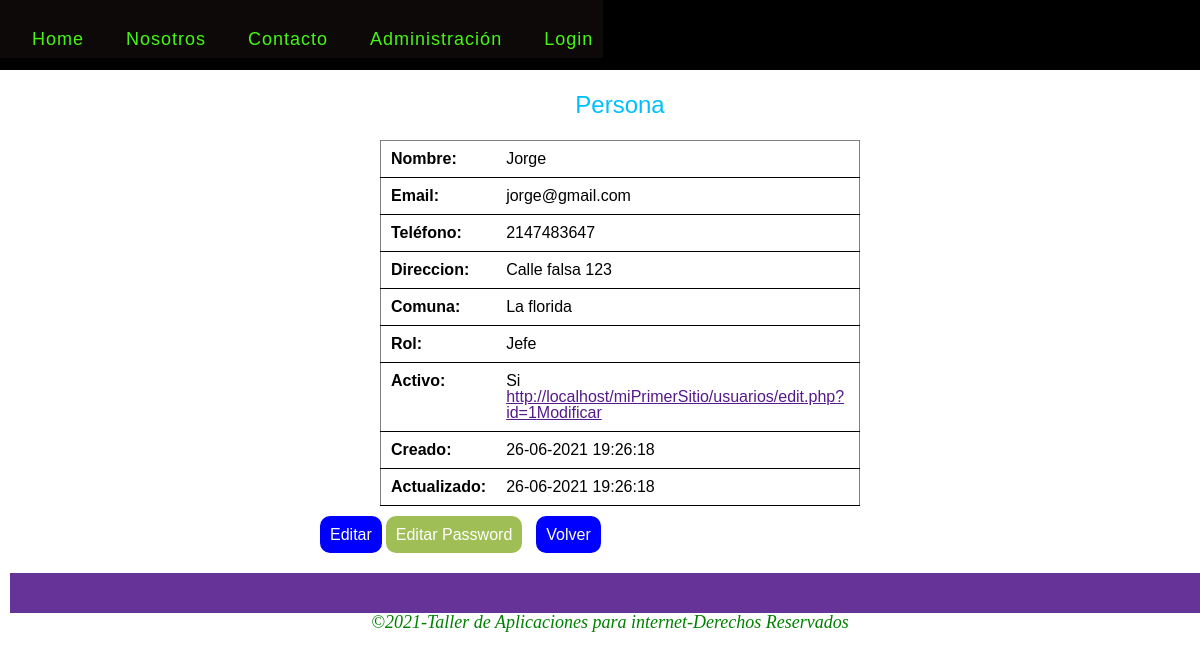
Page /personas/show.php?id=1 on the committed database.
### tables this page shows
CREATE TABLE `personas` (
  `id` int(11) NOT NULL,
  `nombre` varchar(255) NOT NULL,
  `rut` varchar(15) NOT NULL,
  `email` varchar(255) NOT NULL,
  `direccion` varchar(255) NOT NULL,
  `fecha_nac` date NOT NULL,
  `telefono` int(11) NOT NULL,
  `rol_id` int(11) NOT NULL,
  `comuna_id` int(11) NOT NULL,
  `created_at` datetime DEFAULT NULL,
  `updated_at` datetime DEFAULT NULL
);

CREATE TABLE `comunas` (
  `id` int(11) NOT NULL,
  `nombre` varchar(255) NOT NULL,
  `region_id` int(11) NOT NULL,
  `created_at` datetime DEFAULT NULL,
  `updated_at` datetime DEFAULT NULL
);

CREATE TABLE `roles` (
  `id` int(11) NOT NULL,
  `nombre` varchar(255) NOT NULL,
  `created_at` datetime DEFAULT NULL,
  `updated_at` datetime DEFAULT NULL
);

CREATE TABLE `usuarios` (
  `id` int(11) NOT NULL,
  `clave` varchar(225) NOT NULL,
  `activo` int(11) NOT NULL,
  `persona_id` int(11) NOT NULL,
  `created_at` datetime DEFAULT NULL,
  `updated_at` datetime DEFAULT NULL
);

### class/usuarioModel.php (called while the page is built, shortened)
<?php
require_once('modelo.php');
class UsuarioModel extends Modelo
{
    public function getUsuarioPersona($persona)
    {
        $persona = (int) $persona;
        $usuario = $this->_db->prepare("SELECT id,activo FROM usuarios WHERE persona_id = ?");
        $usuario->bindParam(1, $persona);
        $usuario->execute();
        return $usuario->fetch();
    }
}

### class/modelo.php (called while the page is built, shortened)
<?php
class Modelo
{
    public function __construct()
    {
        $this->_db = new Conexion;
    }
}

### class/personaModel.php (called while the page is built, shortened)
<?php
    require_once('modelo.php');
    class PersonaModel extends Modelo
    {
        public function getPersonaId($id)
        {
            $id = (int) $id;
            $persona = $this->_db->prepare("SELECT p.id, p.nombre, p.rut, p.email,p.direccion, p.fecha_nac, p.telefono, p.rol_id, p.comuna_id, p.created_at, p.updated_at, r.nombre as rol,c.nombre as comuna FROM personas p
            INNER JOIN roles r ON p.rol_id = r.id
            INNER JOIN comunas c ON p.comuna_id = c.id WHERE p.id = ?");
            $persona->bindParam(1,$id);
            $persona->execute();
            return $persona->fetch();
        }
    }

### personas/show.php (the view, shortened to what this page needs)
<?php
    require('../class/personaModel.php');
    require('../class/usuarioModel.php');
    if(isset($_GET['id'])){
        $id = (int) $_GET['id'];
        $personas = new PersonaModel;
        $usuarios = new UsuarioModel;
        $persona = $personas->getPersonaId($id);
        $usuario = $usuarios->getUsuarioPersona($id);
    }
?>
<!DOCTYPE html>
<html lang="es">
<head>
    <link rel="stylesheet" href="../css/reset.css">
    <link rel="stylesheet" href="../css/estilos.css">
</head>
<body>
    <header>
        <?php  include('../partials/menu.php'); ?>
    </header>
    <section>
        <div class= "formulario">
            <h1>Persona</h1>
            <?php if($persona): ?>
                <table class="table">
                    <tr>
                        <th>Nombre:</th>
                        <td><?php echo $persona['nombre'];?></td>
                    </tr>
                    <tr>
                        <th>Email:</th>
                        <td><?php echo $persona['email'];?></td>
                    </tr>
                    <tr>
                        <th>Teléfono:</th>
                        <td><?php echo $persona['telefono'];?></td>
                    </tr>
                    <tr>
                        <th>Direccion:</th>
                        <td><?php echo $persona['direccion'];?></td>
                    </tr>
                    <tr>
                        <th>Comuna:</th>
                        <td><?php echo $persona['comuna'];?></td>
                    </tr>
                    <tr>
                        <th>Rol:</th>
                        <td><?php echo $persona['rol'];?></td>
                    </tr>
                    <th>Activo:</th>
                    <td>
                    <?php if(!empty($usuario)):?>
                        <?php if($usuario ['activo'] == 1):  ?>
                            Si
                    <?php else:?>
                    No
                    <?php endif;?>
                    <a href=""><?php echo USUARIOS.'edit.php?id=' . $usuario['id']; ?>Modificar</a>
                    <?php else:?>
                    <span class ="text-danger">Cuenta no creada</span>
                    <?php endif;?>
                    </td>
                    <tr>
                        <th>Creado:</th>
                    <td>
                        <?php
                            $created = new DateTime($persona['created_at']);
                            echo $created->format('d-m-Y H:i:s');
                        ?>
                    </td>
                    <tr>
                        <th>Actualizado:</th>
                        <td>
                            <?php
                                $created = new DateTime($persona['updated_at']);
                                echo $created->format('d-m-Y H:i:s');
                            ?>
                        </td>
                    </tr>
                </table>
                <p class ="enlace">
                    <a href="edit.php?id=<?php echo $id; ?>" class = "btn btn-primary">Editar</a>
                    <?php if(empty($usuario)):?>
                        <a href="../usuarios/add.php?id_persona=<?php echo $id;?>" class ="btn btn-success">Crear Cuenta</a>
                    <?php else:?>
                        <a href="../usuarios/editPassword.php?id=<?php echo $usuario['id'];?>"
                         class ="btn btn-success">Editar Password</a>
                    <?php endif; ?>
                    <a href="index.php" class="btn btn-link">Volver</a>
                 </p>
            <?php else: ?>
                <p class ="text-info">El dato no existe</p>
            <?php endif;?>
        </div>
    </section>
    <footer>
        <?php  include('../partials/footer.php'); ?>
    </footer>
</body>
</html>

### css/estilos.css (style rules this page uses)
footer { width: 100%; float:left; height: 40px; background-color:rebeccapurple; margin: 10px; }
h1,h2,h3,h4,h5,h6 { color: deepskyblue; font-family: Arial, Helvetica, sans-serif; padding: 23px; }
section { float: left; width: 100%; margin-left: 20px; margin-right: 20px; margin-bottom: 20px; }
section h1 { text-align: center; font-size: 24px; }
table { width: 80%; margin: auto; }
.btn { width: 120px; height: 40px; border:0px; text-align: center; border-radius: 10px; margin-top: 10px; text-decoration: none; }
.btn-link { margin-left: 10px; margin-right: 10px; padding: 10px; }
.btn-success { background-color: #9FBF56; color: white; }
.btn-primary,.btn-link { background-color: blue; color: white; }
.btn-link,.btn-primary,.btn-warning { font-family:Georgia, 'Times New Roman', Times, serif; }
.enlace { float: left; margin-top: 20px; }
.enlace a { width: auto; text-decoration: none; padding: 10px; font-family: Arial, Helvetica, sans-serif; vertical-align: middle; margin-bottom: 100%; }
.formulario { float:left; width: 50%; left: 50%; margin-left: 25%; }
.table { border:grey solid 1px; border-radius: gray; }
.table th { font-weight: bold; }
.table th ,td { padding: 10px; border-bottom: 1px solid; text-align: left; font-family: Arial, Helvetica, sans-serif; }

### rows in the picture
personas: nombre "Jorge", email "jorge@gmail.com", telefono "2147483647", direccion "Calle falsa 123", comuna.nombre "La florida", rol.nombre "Jefe", created_at "26-06-2021 19:26:18", updated_at "26-06-2021 19:26:18"
usuarios: id "1"

### other values in the picture
USUARIOS "http://localhost/miPrimerSitio/usuarios/"
